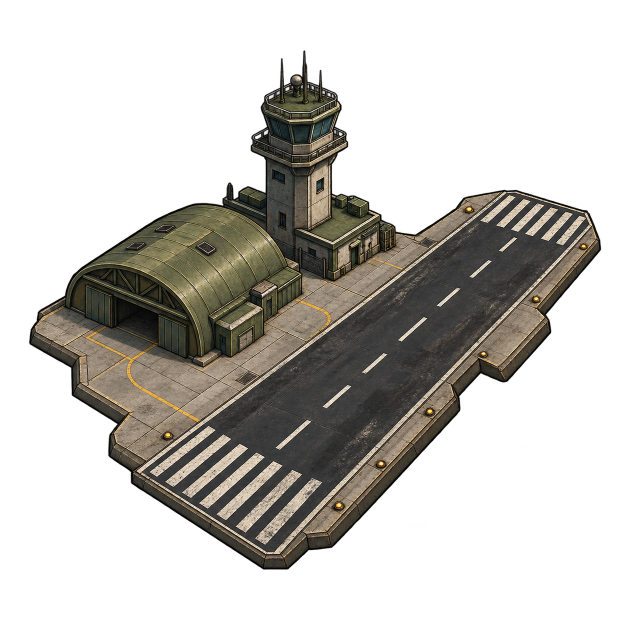
#> input picture Art/reference/v1.6.5-concepts/facility_air_base_candidate_v1.png, 1254 x 1254 px (shown at 1/2 size); its folder holds only this picture in this run
$ python build-v165-assets.py
#> lines starting #> are read from the running program, lines starting #| are printed output that depends on the picture
"""Compile the three user-approved v1.6.5 originals to 256px runtime PNGs."""
from pathlib import Path
from PIL import Image
root = Path(__file__).resolve().parents[1]
for name, suffix, category in [
    ('facility_air_base', 'v1', 'facilities'),
    ('unit_multipurpose_helicopter_landed', 'v1', 'units'),
    ('unit_multipurpose_helicopter_airborne', 'v2', 'units'),
]:
    source = root / f'Art/reference/v1.6.5-concepts/{name}_candidate_{suffix}.png'
    target = root / f'public/assets/board/{category}/{name}.png'
    image = Image.open(source).convert('RGBA').resize((256, 256), Image.Resampling.LANCZOS)
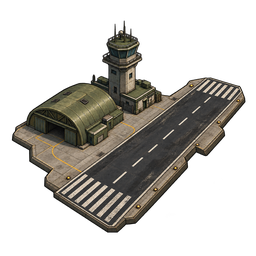
#> image: PIL image 256x256 RGBA; mean R, G, B, A 34.3, 31.9, 27.3, 91.1; transparent parts drawn white
    image.save(target, optimize=True)
#> (the run stopped early here; a loop or call above may not have finished)
